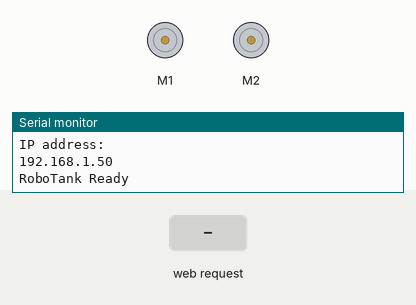
Bench run of a program on a simulated Arduino Uno, built for the host (arithmetic inside an expression is 32-bit, double 64-bit). Parts: 2 × DC motor (green arrow = forward, orange = backward, longer = faster), the last lines printed to the serial monitor. Inputs (shaded band) come from the test bench. WiFi joins after 1.5 s; servers stay silent unless stated.

Above: at 2.7 s.
2.8 s: HTTP request GET /left/forward received
At 3.7 s:
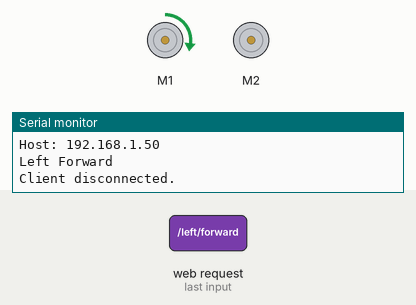
4.3 s: HTTP request GET /left/reverse received
At 4.8 s:
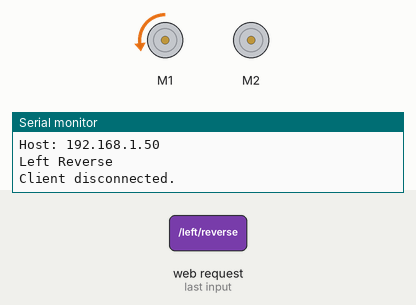
5.8 s: HTTP request GET /right/forward received
At 7.0 s:
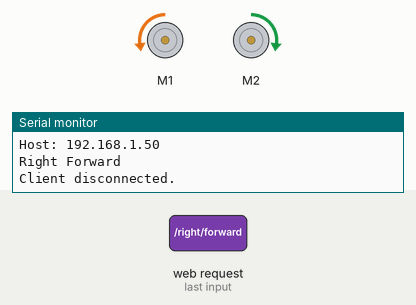
7.3 s: HTTP request GET /left/stop received
At 8.3 s:
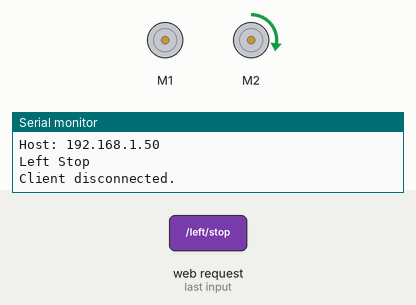
8.8 s: HTTP request GET /right/reverse received
At 9.4 s:
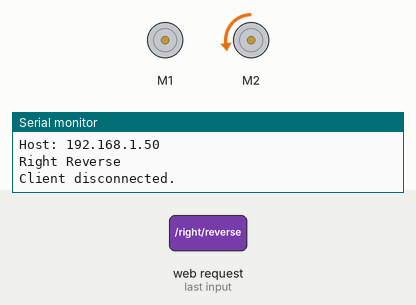
10.3 s: HTTP request GET /left/forward received
At 11.8 s:
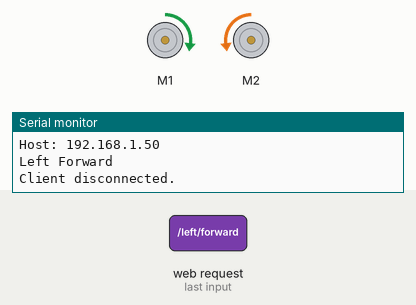
Timing chart, 0 to 12.8 s (numbered marks = the images above; inputs shaded):
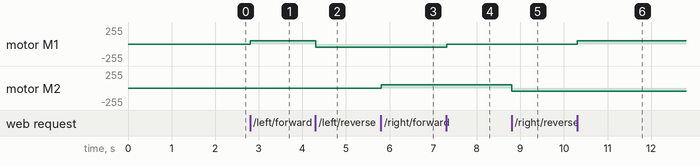

Measured:
- after the input at 2.8 s, motor M1: stopped → forward 50/255 at once
- after the input at 4.3 s, motor M1: forward 50/255 → backward 50/255 at once
- after the input at 5.8 s, motor M2: stopped → forward 50/255 at once
- after the input at 7.3 s, motor M1: backward 50/255 → stopped at once
- after the input at 8.8 s, motor M2: forward 50/255 → backward 50/255 at once
- after the input at 10.3 s, motor M1: stopped → forward 50/255 at once

The program:

main.cpp
```cpp
#include <Arduino.h>
#include <Wire.h>
#include <Adafruit_MotorShield.h>
#include <WiFi.h>

// Replace with your network credentials
const char* ssid = "caravello";
const char* password = "v3r1z0n1";

// Set web server port number to 80
WiFiServer server(80);

// Create the motor shield object with the default I2C address
Adafruit_MotorShield AFMS = Adafruit_MotorShield();

// Select which 'port' M1, M2, M3 or M4. In this case, M1
Adafruit_DCMotor *leftTrack = AFMS.getMotor(1);

// You can also make another motor on port M2
Adafruit_DCMotor *rightTrack = AFMS.getMotor(2);

int maxspeed = 50;

// Variable to store the HTTP request
String header;

// Current time
unsigned long currentTime = millis();
// Previous time
unsigned long previousTime = 0;
// Define timeout time in milliseconds (example: 2000ms = 2s)
const long timeoutTime = 2000;

int leftState = 0;
int rightState = 0;

void setup() {
	Serial.begin(115200);           // set up Serial library at 9600 bps
	Serial.println("Motor test!");

	bool wireStatus = Wire1.begin(21,22);
	AFMS.begin(0x60,&Wire1);

	leftTrack->setSpeed(0);
	leftTrack->run(FORWARD);
	rightTrack->setSpeed(0);
	rightTrack->run(FORWARD);

	Serial.print("Connecting to ");
	Serial.println(ssid);
	WiFi.begin(ssid, password);
	while (WiFi.status() != WL_CONNECTED) {
		delay(500);
		Serial.print(".");
	}
	Serial.println("Connected");
	Serial.println("IP address: ");
	Serial.println(WiFi.localIP());

	server.begin();

	Serial.println("RoboTank Ready");
}

void loop() {
	WiFiClient client = server.available();   // Listen for incoming clients

	if (client) {                             // If a new client connects,
		currentTime = millis();
		previousTime = currentTime;
		Serial.println("New Client.");          // print a message out in the serial port
		String currentLine = "";                // make a String to hold incoming data from the client
		while (client.connected() && currentTime - previousTime <= timeoutTime) {  // loop while the client's connected
			currentTime = millis();
			if (client.available()) {             // if there's bytes to read from the client,
				char c = client.read();             // read a byte, then
				Serial.write(c);                    // print it out the serial monitor
				header += c;
				if (c == '\n') {                    // if the byte is a newline character

				// if the current line is blank, you got two newline characters in a row.
				// that's the end of the client HTTP request, so send a response:
				if (currentLine.length() == 0) {
					// HTTP headers always start with a response code (e.g. HTTP/1.1 200 OK)
					// and a content-type so the client knows what's coming, then a blank line:
					client.println("HTTP/1.1 200 OK");
					client.println("Content-type:text/html");
					client.println("Connection: close");
					client.println();

					// turns the GPIOs on and off
					if (header.indexOf("GET /left/forward") >= 0) {
						Serial.println("Left Forward");
						leftState = 1;
						leftTrack->run(FORWARD);
						leftTrack->setSpeed(maxspeed);
					} else if (header.indexOf("GET /left/reverse") >= 0) {
						Serial.println("Left Reverse");
						leftState = -1;
						leftTrack->run(BACKWARD);
						leftTrack->setSpeed(maxspeed);
					} else if (header.indexOf("GET /left/stop") >= 0) {
						Serial.println("Left Stop");
						leftState = 0;
						leftTrack->run(RELEASE);
						leftTrack->setSpeed(maxspeed);
					} else if (header.indexOf("GET /right/forward") >= 0) {
						Serial.println("Right Forward");
						rightState = 1;
						rightTrack->run(FORWARD);
						rightTrack->setSpeed(maxspeed);
					} else if (header.indexOf("GET /right/reverse") >= 0) {
						Serial.println("Right Reverse");
						rightState = -1;
						rightTrack->run(BACKWARD);
						rightTrack->setSpeed(maxspeed);
					} else if (header.indexOf("GET /right/stop") >= 0) {
						Serial.println("Right Stop");
						rightState = 0;
						rightTrack->run(RELEASE);
						rightTrack->setSpeed(maxspeed);
					}

					// Display the HTML web page
					client.println("<!DOCTYPE html><html>");
					client.println("<head><meta name=\"viewport\" content=\"width=device-width, initial-scale=1\">");
					client.println("<link rel=\"icon\" href=\"data:,\">");

					// CSS to style the on/off buttons
					// Feel free to change the background-color and font-size attributes to fit your preferences
					client.println("<style>html { font-family: Helvetica; display: inline-block; margin: 0px auto; text-align: center;}");
					client.println(".button { display: inline-block; float: left; background-color: #4CAF50; border: none; color: white; padding: 16px 40px;");
					client.println("text-decoration: none; font-size: 30px; margin: 2px; cursor: pointer;}");
					client.println(".button2 { display: inline-block; float: left; background-color: #555555;}</style></head>");
					client.println("</p>");

					// Web Page Heading
					client.println("<body><h1>RoboTank!!!</h1>");

					// Display current state and control buttons for Left Tread
					client.println("<p>Left State</p><p style=\"display: block;\">");
					if (leftState == 1) {
						client.println("<p><a href=\"/left/forward\"><button class=\"button\">FORWARD</button></a></p>");
						client.println("<p><a href=\"/left/stop\"><button class=\"button button2\">STOP</button></a></p>");
						client.println("<p><a href=\"/left/reverse\"><button class=\"button button2\">REVERSE</button></a></p>");
					}
					else if (leftState == -1) {
						client.println("<p><a href=\"/left/forward\"><button class=\"button button2\">FORWARD</button></a></p>");
						client.println("<p><a href=\"/left/stop\"><button class=\"button button2\">STOP</button></a></p>");
						client.println("<p><a href=\"/left/reverse\"><button class=\"button\">REVERSE</button></a></p>");
					}
					else {
						client.println("<p><a href=\"/left/forward\"><button class=\"button button2\">FORWARD</button></a></p>");
						client.println("<p><a href=\"/left/stop\"><button class=\"button\">STOP</button></a></p>");
						client.println("<p><a href=\"/left/reverse\"><button class=\"button button2\">REVERSE</button></a></p>");
					}
					client.println("</p>");

					client.println("<hr style=\"clear: both;\">");

					// Display current state and control buttons for Right Tread
					client.println("<p>Right State</p><p style=\"display: block;\">");
					if (rightState == 1) {
						client.println("<p><a href=\"/right/forward\"><button class=\"button\">FORWARD</button></a></p>");
						client.println("<p><a href=\"/right/stop\"><button class=\"button button2\">STOP</button></a></p>");
						client.println("<p><a href=\"/right/reverse\"><button class=\"button button2\">REVERSE</button></a></p>");
					}
					else if (rightState == -1) {
						client.println("<p><a href=\"/right/forward\"><button class=\"button button2\">FORWARD</button></a></p>");
						client.println("<p><a href=\"/right/stop\"><button class=\"button button2\">STOP</button></a></p>");
						client.println("<p><a href=\"/right/reverse\"><button class=\"button\">REVERSE</button></a></p>");
					}
					else {
						client.println("<p><a href=\"/right/forward\"><button class=\"button button2\">FORWARD</button></a></p>");
						client.println("<p><a href=\"/right/stop\"><button class=\"button\">STOP</button></a></p>");
						client.println("<p><a href=\"/right/reverse\"><button class=\"button button2\">REVERSE</button></a></p>");
					}
					client.println("</p>");

					client.println("</body></html>");

					// The HTTP response ends with another blank line
					client.println();

					// Break out of the while loop
					break;
				}
				else { // if you got a newline, then clear currentLine
					currentLine = "";
				}
				}
				else if (c != '\r') {  // if you got anything else but a carriage return character,
					currentLine += c;      // add it to the end of the currentLine
				}
			}
		}
		// Clear the header variable
		header = "";
		// Close the connection
		client.stop();
		Serial.println("Client disconnected.");
		Serial.println("");
	}
}
```
